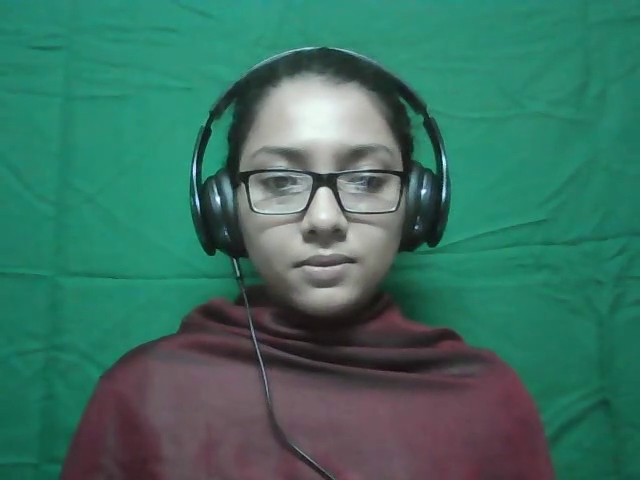
#> input picture frame 27 of media/original.mp4, 640 x 480 px, given in place of the camera
$ python greenScreenRemoval.py
#> lines starting #> are read from the running program, lines starting #| are printed output that depends on the picture; after the words box and inside, x2 and y2 are one past the last pixel; in counts of white or black regions, pixels touching at a corner belong together
import numpy as np
import cv2 as cv
cap = cv.VideoCapture(0)
# Define the codec and create VideoWriter object
fourcc = cv.VideoWriter_fourcc(*'XVID')
out = cv.VideoWriter('original.avi', fourcc, 20.0, (640,  480))
pro = cv.VideoWriter('new.avi', fourcc, 20.0, (640,  480))
if not cap.isOpened():
    print("Cannot open camera")
    exit()
while True:
    # Capture frame-by-frame
    ret, frame = cap.read()
#> frame is the input picture: shape (480, 640, 3); mean B, G, R 97.7, 112.6, 58
    # if frame is read correctly ret is True
    if not ret:
        print("Can't receive frame (stream end?). Exiting ...")
        break
    # Our operations on the frame come here
    hsv = cv.cvtColor(frame, cv.COLOR_BGR2HSV)
#> hsv: shape (480, 640, 3); mean H, S, V 95.8, 134.6, 117.4
    lower_green = np.array([0, 80, 0])     ##[R value, G value, B value]
    upper_green = np.array([130, 245, 185])
    mask = cv.inRange(hsv, lower_green, upper_green)
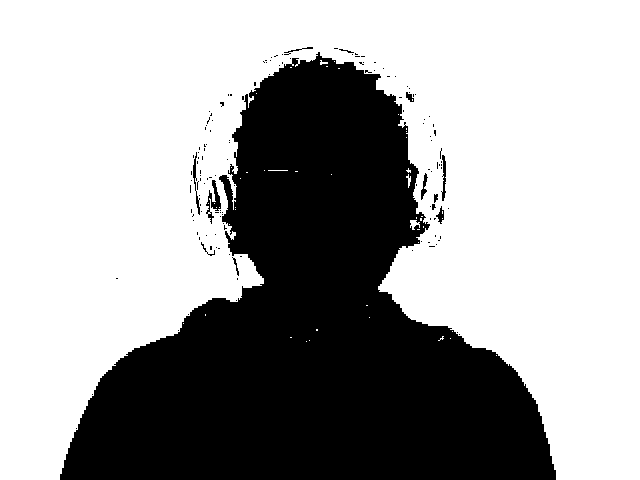
#> mask: shape (480, 640); 64.1% white; 140 black regions (128 under 20 px), largest, box (x1, y1, x2, y2) and area: (60, 52, 556, 480) 109033, (206, 180, 221, 224) 243, (193, 152, 200, 215) 127
    mask_inv = cv.bitwise_not(mask)
    bg = cv.bitwise_and(frame, frame, mask=mask)
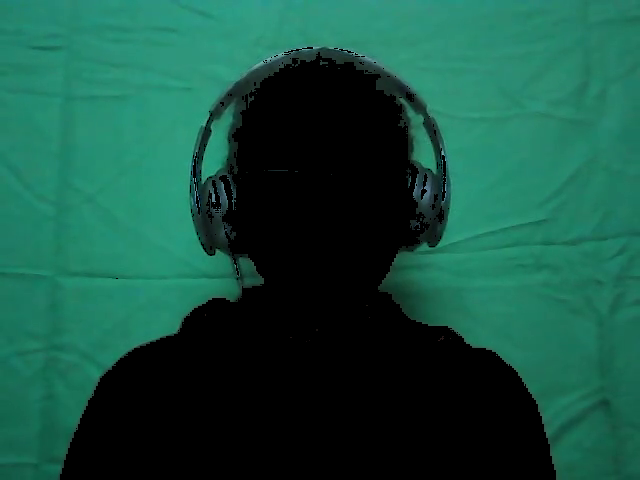
#> bg: shape (480, 640, 3); mean B, G, R 64.9, 80.9, 22.4
    fg = cv.bitwise_and(frame, frame, mask=mask_inv)
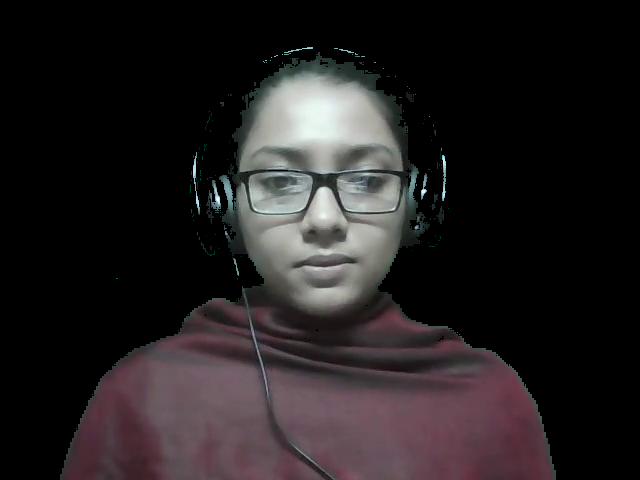
#> fg: shape (480, 640, 3); mean B, G, R 32.7, 31.6, 35.6

    # Display the resulting frame
    cv.imshow('frame', frame)
    cv.imshow('fg', fg)
    # write the frames
    out.write(frame)
    pro.write(fg)

    if cv.waitKey(1) == ord('q'):
#> (key q is pressed here)
        break
# When everything done, release the capture
cap.release()
cv.destroyAllWindows()

$ run again, starting later in the video
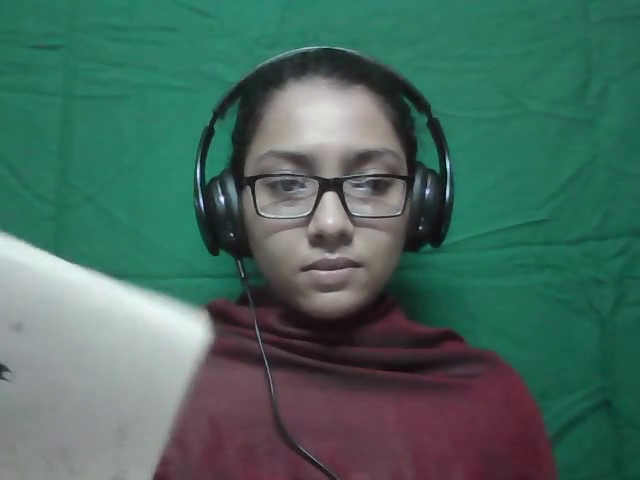
#> input picture frame 122 of media/original.mp4, 640 x 480 px, given in place of the camera
#> frame is the input picture: shape (480, 640, 3); mean B, G, R 94.8, 104.9, 70.5
#> hsv: shape (480, 640, 3); mean H, S, V 93, 115.1, 111.3
#> `mask = cv.inRange(hsv, lower_green, upper_green)`:
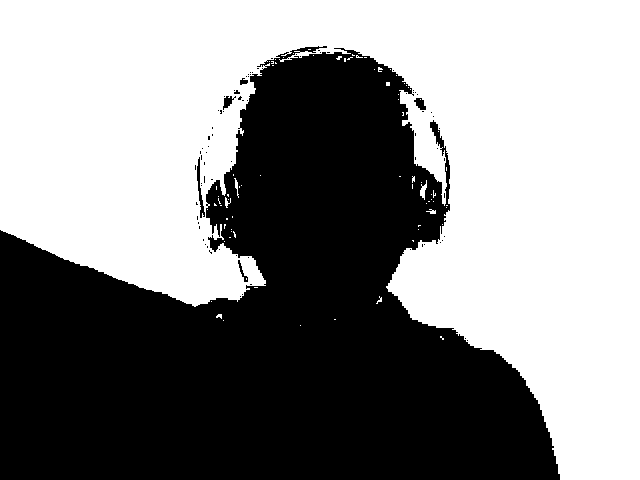
#> mask: shape (480, 640); 53.9% white; 80 black regions (74 under 20 px), largest, box (x1, y1, x2, y2) and area: (0, 46, 560, 480) 140916, (197, 157, 205, 218) 168, (414, 98, 426, 110) 91, (223, 96, 236, 110) 87, (238, 260, 248, 282) 61, (240, 78, 248, 85) 37
#> `fg = cv.bitwise_and(frame, frame, mask=mask_inv)`:
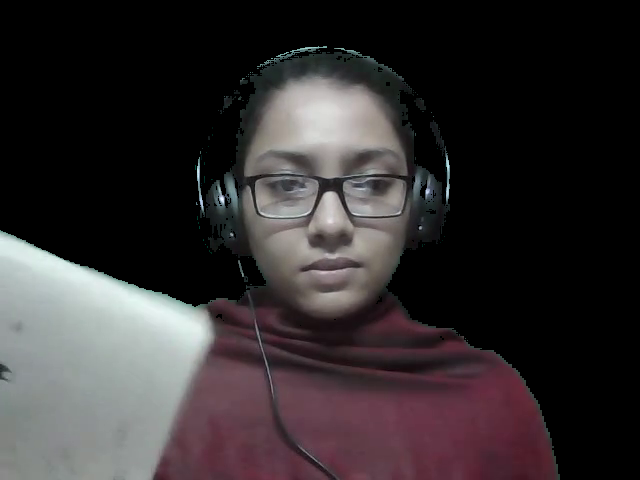
#> fg: shape (480, 640, 3); mean B, G, R 47.5, 46.2, 50.9

$ run again, starting later in the video
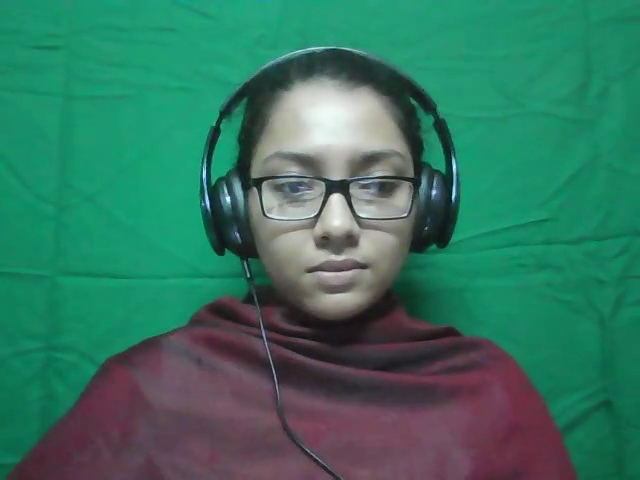
#> input picture frame 217 of media/original.mp4, 640 x 480 px, given in place of the camera
#> frame is the input picture: shape (480, 640, 3); mean B, G, R 96.7, 116.6, 53.2
#> hsv: shape (480, 640, 3); mean H, S, V 97, 152.3, 123.7
#> `mask = cv.inRange(hsv, lower_green, upper_green)`:
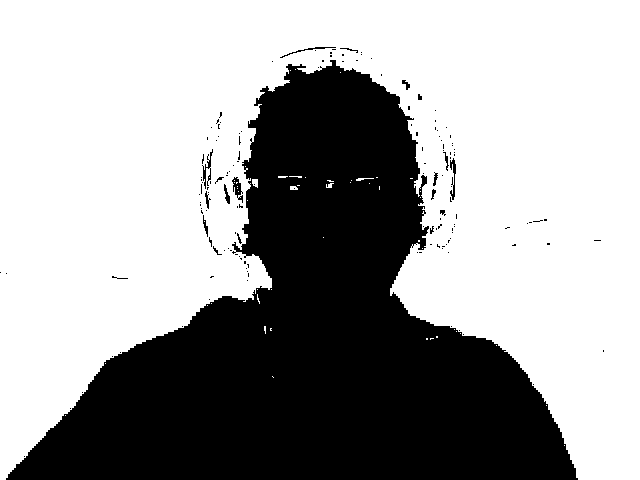
#> mask: shape (480, 640); 63.3% white; 151 black regions (134 under 20 px), largest, box (x1, y1, x2, y2) and area: (6, 60, 578, 480) 111581, (232, 177, 243, 203) 134, (202, 149, 213, 189) 130
#> `fg = cv.bitwise_and(frame, frame, mask=mask_inv)`:
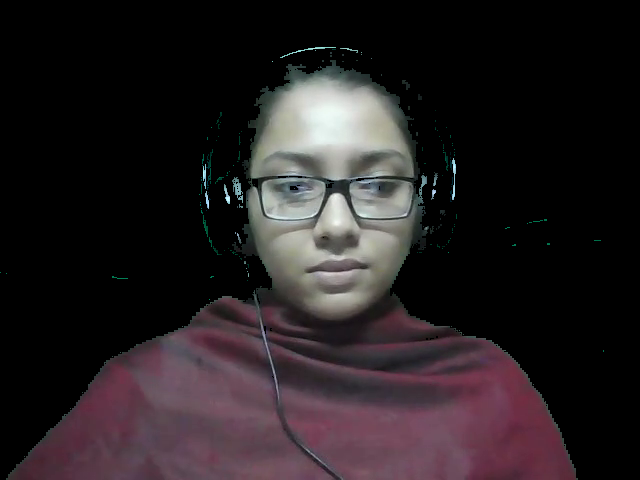
#> fg: shape (480, 640, 3); mean B, G, R 33.6, 31.3, 37.5
